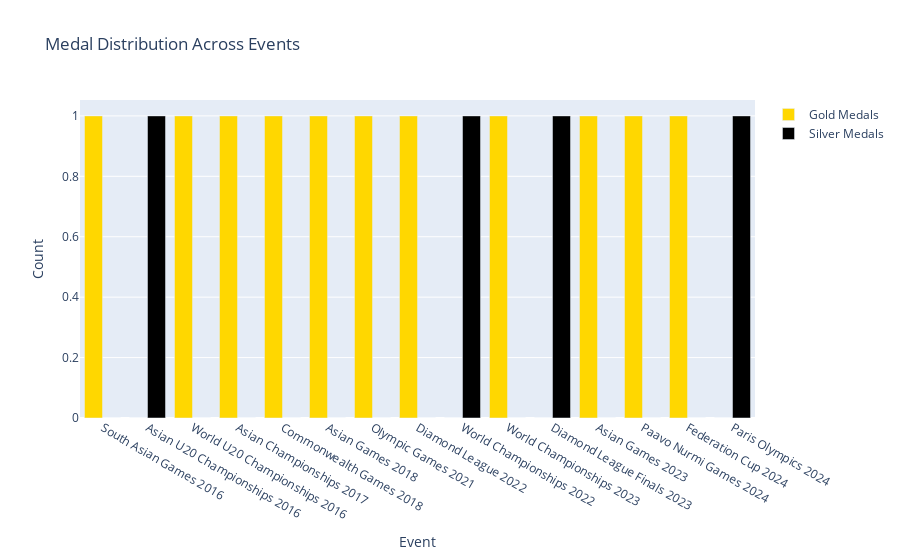

Notebook code cell kept with this figure:
### Code cell
import plotly.graph_objects as go
fig=go.Figure()

fig.add_trace(go.Bar(
    x=combined_label,
    y=gold,
    name='Gold Medals',
    marker_color='gold'
))

fig.add_trace(go.Bar(
    x=combined_label,
    y=silver,
    name='Silver Medals',
    marker_color='black'
))
fig.update_layout(
    title='Medal Distribution Across Events',
    xaxis_title='Event',
    yaxis_title='Count',
    barmode='group'
)
fig.show()

### Figure 1 — Plotly figure (JSON) as saved in the notebook; plotly's stock layout.template omitted (floating-point values rounded to 4 significant figures)
{"data": [{"marker": {"color": "gold"}, "name": "Gold Medals", "type": "bar", "x": ["South Asian Games 2016", "Asian U20 Championships 2016", "World U20 Championships 2016", "Asian Championships 2017", "Commonwealth Games 2018", "Asian Games 2018", "Olympic Games 2021", "Diamond League 2022", "World Championships 2022", "World Championships 2023", "Diamond League Finals 2023", "Asian Games 2023", "Paavo Nurmi Games 2024", "Federation Cup 2024", "Paris Olympics 2024"], "y": [1, 0, 1, 1, 1, 1, 1, 1, 0, 1, 0, 1, 1, 1, 0]}, {"marker": {"color": "black"}, "name": "Silver Medals", "type": "bar", "x": ["South Asian Games 2016", "Asian U20 Championships 2016", "World U20 Championships 2016", "Asian Championships 2017", "Commonwealth Games 2018", "Asian Games 2018", "Olympic Games 2021", "Diamond League 2022", "World Championships 2022", "World Championships 2023", "Diamond League Finals 2023", "Asian Games 2023", "Paavo Nurmi Games 2024", "Federation Cup 2024", "Paris Olympics 2024"], "y": [0, 1, 0, 0, 0, 0, 0, 0, 1, 0, 1, 0, 0, 0, 1]}], "layout": {"barmode": "group", "title": {"text": "Medal Distribution Across Events"}, "xaxis": {"title": {"text": "Event"}}, "yaxis": {"title": {"text": "Count"}}}}
